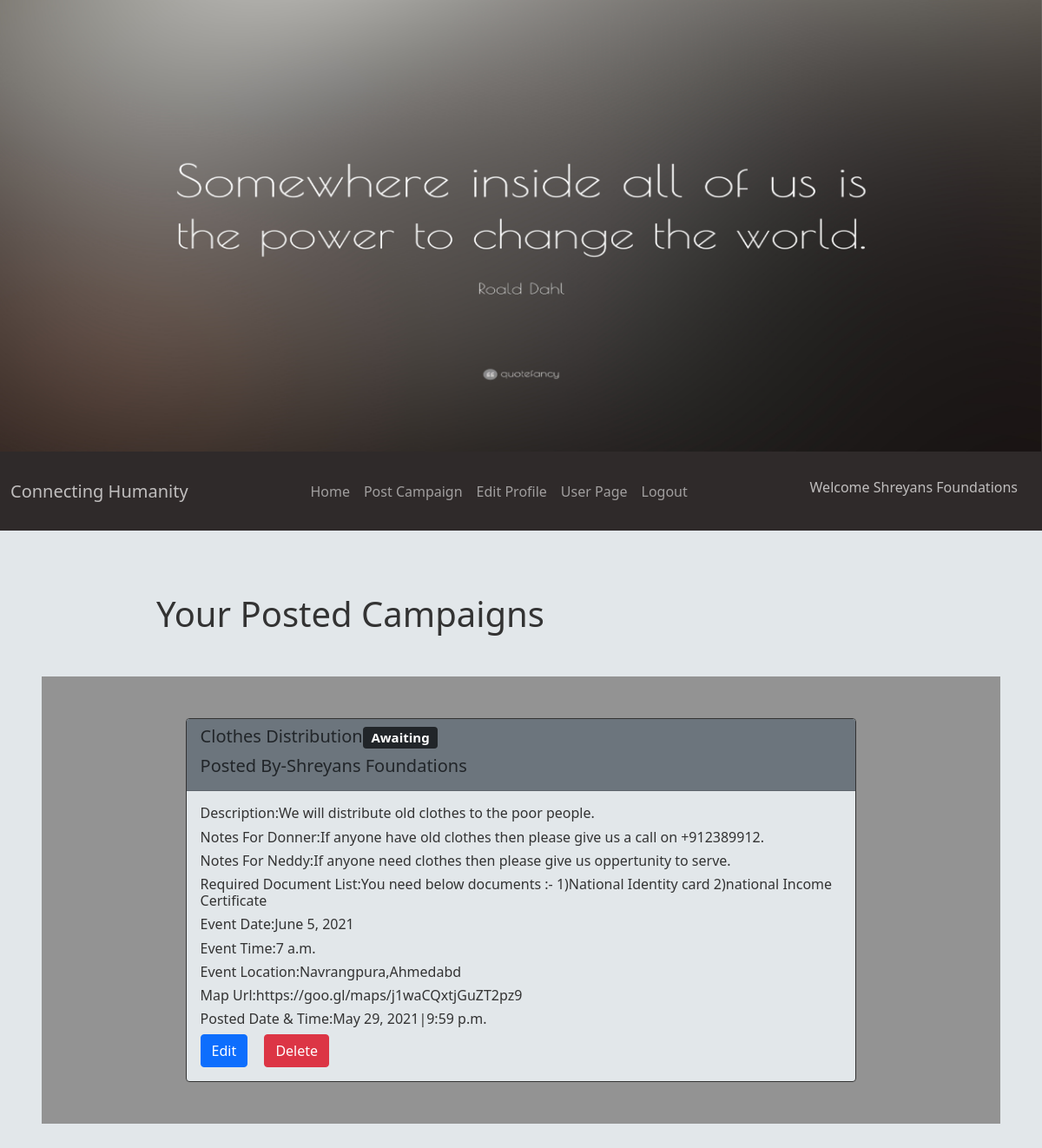
The app's page /ngo/ (signed in) with its own data.
### ngopages/models.py (models this page shows, shortened)
class RegisterNgoModel(AbstractUser):
    contactno_regex = RegexValidator(regex=r'^\+?1?\d{9,15}$',
                                     message="Contact No. Format:'+999999999'. Up to 15 digits allowed.")
    category_choice = [('No Poverty', 'No Poverty'), ('No Hunger', 'No Hunger'), ('Good Health', 'Good Health'),
                       ('Quality Education', 'Quality Education')]
    ngo_id = models.BigAutoField(primary_key=True)
    ngo_name = models.CharField(max_length=100, unique=True)
    slug = models.SlugField(null=True, blank=True)
    address = models.TextField(max_length=200)
    city = models.CharField(max_length=10, default='Ahmedabad')
    state = models.CharField(max_length=10, default='Gujarat')
    contact_number = models.CharField(validators=[contactno_regex], max_length=17)
    website = models.URLField(blank=True)
    category = models.CharField(max_length=20, choices=category_choice, default='No Poverty')
    mission = models.TextField(max_length=1000)
    paypal_account = models.EmailField(blank=True)
    bank_name = models.CharField(max_length=100)
    bank_account_number = models.IntegerField(null=True)
    bank_ifsc_code = models.CharField(max_length=15)
    register_date = models.DateTimeField(auto_now_add=True)
    ngo_logo = models.ImageField(null=True,upload_to="images/")
    def __str__(self):
        return self.ngo_name

class NgoActivityModel(models.Model):
    title = models.CharField(max_length=50, unique=True)
    slug = models.SlugField(null=True, blank=True)
    detail = models.TextField(max_length=1000)
    date = models.DateField()
    time = models.TimeField()
    location_map_url = models.URLField()
    location = models.CharField(max_length=20)
    note_for_donner = models.TextField(max_length=1000)
    note_for_needy = models.TextField(max_length=1000)
    document_list = models.TextField(max_length=1000, null=True, blank=True)
    posted_date = models.DateField(auto_now_add=True)
    posted_time = models.TimeField(auto_now_add=True)
    complete = models.BooleanField(default=False)
    ngo = models.ForeignKey(settings.AUTH_USER_MODEL, on_delete=models.CASCADE)
    class Meta:
        ordering = ['complete']

### ngopages/views.py (the view)
# urls.py: path('ngo/', Indexview.as_view(), name='index'),
class Indexview(LoginRequiredMixin, ListView):
    model = NgoActivityModel
    context_object_name = 'activities'
    template_name = 'home.html'
    def get_context_data(self, **kwargs):
        context = super().get_context_data(**kwargs)
        ngoid = self.request.user.ngo_id
        context['activities'] = context['activities'].filter(ngo_id=ngoid)
        return context

### ngopages/templates/home.html
{% extends 'ngobase.html' %}
{% load static%}
{% block mycss%}
<link rel="stylesheet" href="{% static '/css/userhomepage.css' %}">
{% endblock mycss%}
{% block content%}
<br><br><br>
 <div class="jumbotron" id="mainheading">
      <h1>Your Posted Campaigns</h1>
  </div>
<div class="d-block m-5" id="secondbody">
<div class="d-block" id="cardid">
    <br><br>
  {%for activity in activities%}
 <div class="card">
  <div class="card-header bg-secondary text-dark">
      <h5>{{activity.title}}<span class="badge bg-dark">{% if activity.complete == False %}Awaiting
            {% else %} Completed
            {% endif %}</span> </h5>
      <h5>Posted By-{{activity.ngo.ngo_name}}</h5>
  </div>
  <div class="card-body">
    <h6 class="card-text">Description:{{activity.detail}}</h6>
    <h6 class="card-text">Notes For Donner:{{activity.note_for_donner}}</h6>
    <h6 class="card-text">Notes For Neddy:{{activity.note_for_needy}}</h6>
    <h6 class="card-text">Required Document List:{{activity.document_list}}</h6>
      <h6 class="card-text">Event Date:{{activity.date}} </h6>
      <h6 class="card-text"> Event Time:{{activity.time}} </h6>
      <h6 class="card-text"> Event Location:{{activity.location}}</h6>
      <h6 class="card-text">Map Url:<a>{{activity.location_map_url}}</a></h6>
      <h6 class="card-text">Posted Date & Time:{{activity.posted_date}}|{{activity.posted_time}}</h6>
      <a href="{% url 'ngopages:editactivity' slug=activity.slug %}" class="btn btn-primary">Edit</a> <a href="{%url 'ngopages:deleteactivity' slug=activity.slug%}"style="margin-left:15px" class="btn btn-danger">Delete</a>
    </div>
  </div>
  <br><br>
    {% empty %}
    <h1>Sorry! You haven't posted any Campaign</h1>
    <br><br>
    {% endfor%}
</div>
</div>
{%endblock content%}

### ngopages/templates/ngobase.html (shortened to what this page needs)
{% load static%}
 <!DOCTYPE html>
<html lang="en">
<head>
    <link href="https://cdn.jsdelivr.net/npm/bootstrap@5.0.1/dist/css/bootstrap.min.css" rel="stylesheet">
    {% block mycss %}
    {% endblock mycss%}
</head>
<body>
<div id="carouselExampleFade" class="carousel slide carousel-fade" data-bs-ride="carousel" data-interval="1000">
  <div class="carousel-inner">
    <div class="carousel-item active">
      <img src="{% static 'images/ngo1.jpg' %}" class="d-block w-100" alt="...">
    </div>
  </div>
</div>
<nav class="navbar sticky-top py-4 navbar-expand-lg navbar-dark ">
  <div class="container-fluid">
    <a class="navbar-brand" href="#">Connecting Humanity</a>
    <div class="collapse navbar-collapse " id="navbarSupportedContent">
      <ul class="navbar-nav me-auto mb-2 mb-lg-0  ">
        <li class="nav justify-content-center  nav-item ">
          <a class="nav-link " aria-current="page" href="{% url 'ngopages:index' %}">Home</a>
        </li>
        <li class="nav justify-content-center  nav-item">
          <a class="nav-link" href="{% url 'ngopages:addactivity' %}">Post Campaign</a>
        </li>
        <li class=" nav justify-content-center  nav-item">
          <a class="nav-link" href="{% url 'ngopages:editngoprofile' slug=request.user.slug %}">Edit Profile</a>
        </li>
        <li class=" nav justify-content-center  nav-item">
            <a class="nav-link" href="{% url 'ngopages:userindex'%}">User Page</a>
        </li>
        <li class=" nav justify-content-center  nav-item">
            <a class="nav-link" href="{% url 'ngopages:logout' %}">Logout</a>
        </li>
      </ul>
       <div class="d-flex justify-content-center">
          <h6 class="nav-link  ">Welcome {{request.user}}</h6>
       </div>
    </div>
  </div>
</nav>
{%block content%}
{%endblock content%}
</body>
</html>

### static/css/userhomepage.css (style rules this page uses)
#mainheading { margin-right:15%; margin-left:15%; color: #333333; }
#secondbody { background-color: #939393; }
#cardid { margin-top:20px; margin-bottom:20px; margin-right:15%; margin-left:15%; color: #333333; }
.card { border: 1px solid #333333; background-color: #E2E7EA; }

### ngopages/templates/ngobase.html (style rules this page uses)
.carousel-item img { height: 65vh; min-height: 350px; background: no-repeat center center scroll; -webkit-background-size: cover; -moz-background-size: cover; -o-background-size: cover; background-size: cover; }
.navbar { background-color:#2F2A2A ; }
.nav-link { color:#C0BEBE; }
.navbar .container-fluid .navbar-brand { color:#C0BEBE; }
body { background-color:#E2E7EA; }

### records on screen
RegisterNgoModel: user "Shreyans Foundations"
NgoActivityModel: title "Clothes Distribution", complete "Awaiting", ngo.ngo_name "Shreyans Foundations", detail "We will distribute old clothes to the poor people.", note_for_donner "If anyone have old clothes then please give us a call on +912389912.", note_for_needy "If anyone need clothes then please give us oppertunity to serve.", document_list "You need below documents :- 1)National Identity card 2)national Income Certificate", date "June 5, 2021", time "7 a.m.", location "Navrangpura,Ahmedabd", location_map_url "https://goo.gl/maps/j1waCQxtjGuZT2pz9", posted_date "May 29, 2021", posted_time "9:59 p.m."
